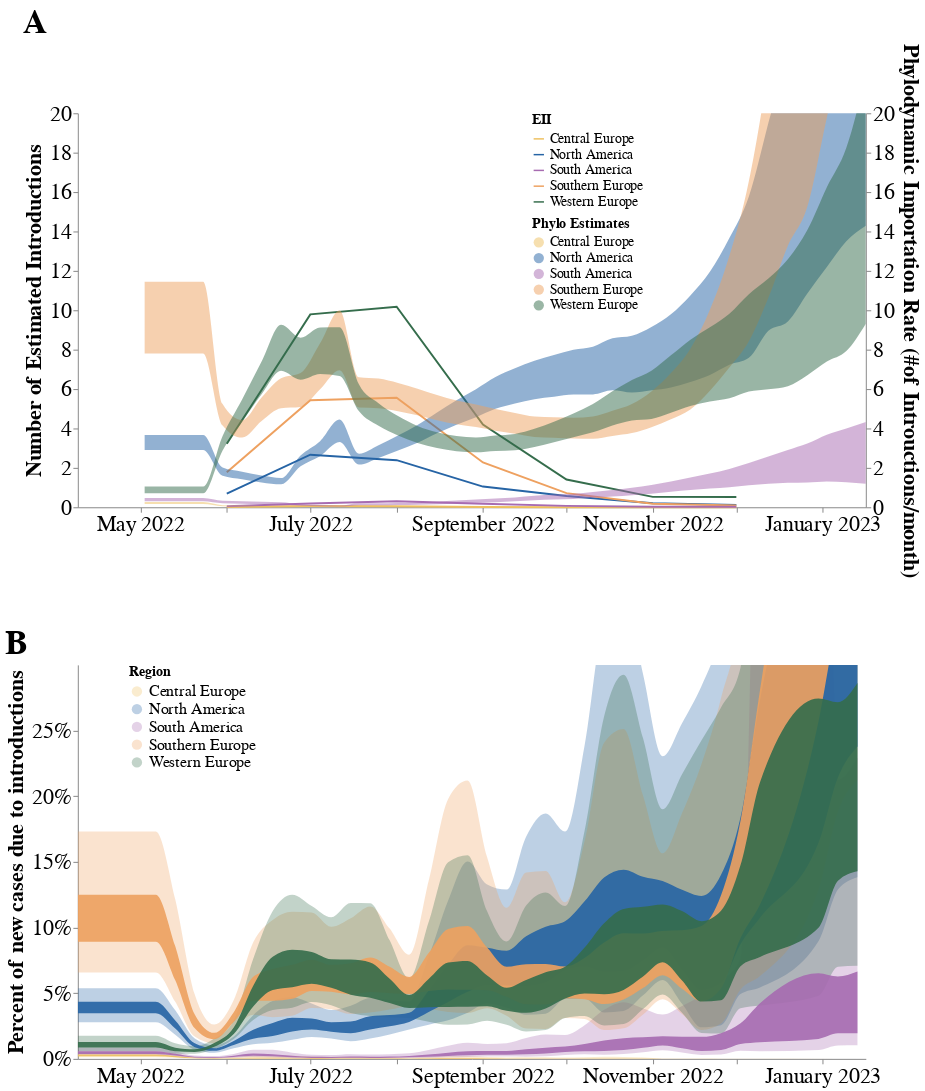

Notebook code cell kept with this figure:
### Code cell
#creating a joint figure for manuscript!
# Add labels to each chart
intro_plot = intro_plot.properties(title='A')
percent_plot = percent_plot.properties(title='B')

combined_plot = alt.vconcat(intro_plot, percent_plot,  spacing=50).resolve_scale(x='shared', color ='independent')


combined_plot.configure_view(
    strokeWidth=0
).configure_title(
    anchor='start', fontSize= 35
).configure_axis(
    labelFontSize=22,
    titleFontSize=22
).configure_legend(
     labelFontSize=22,
    titleFontSize=22
)

### Figure 1 — Vega-Lite specification as saved in the notebook (floating-point values rounded to 4 significant figures; data arrays with more than 128 entries replaced by an {"elided": "..."} marker saying what was removed)
{"config": {"view": {"continuousWidth": 400, "continuousHeight": 300, "strokeWidth": 0}, "axis": {"labelFontSize": 22, "titleFontSize": 22}, "legend": {"labelFontSize": 22, "titleFontSize": 22}, "title": {"anchor": "start", "fontSize": 35}}, "vconcat": [{"layer": [{"data": {"name": "data-ba1194f6229275cccbc653e8e380c6e3"}, "mark": "line", "encoding": {"color": {"field": "place", "legend": {"labelFontSize": 14, "offset": -395, "orient": "right", "symbolSize": 110, "titleFontSize": 14}, "scale": {"range": ["#EEC060", "#2664A5", "#A76BB1", "#EEA160", "#356D4C"]}, "title": "EII", "type": "nominal"}, "x": {"axis": {"format": "%B %Y", "grid": false, "title": null}, "field": "year-month", "type": "temporal"}, "y": {"axis": {"grid": false}, "field": "import_risk", "scale": {"domain": [0.0, 20]}, "title": "Number of Estimated Introductions", "type": "quantitative"}}, "height": 400, "width": 800}, {"data": {"name": "data-d74caf3448177481fbb1bb8e9291b88e"}, "mark": {"type": "area", "clip": true, "color": "orange", "interpolate": "monotone", "opacity": 0.5}, "encoding": {"color": {"field": "deme", "legend": {"labelFontSize": 14, "offset": -395, "orient": "right", "symbolSize": 110, "titleFontSize": 14}, "scale": {"range": ["#EEC060", "#2664A5", "#A76BB1", "#EEA160", "#356D4C"]}, "title": "Phylo Estimates", "type": "nominal"}, "x": {"axis": {"format": "%B %Y", "grid": false, "tickCount": "month", "title": null}, "field": "date", "type": "temporal"}, "y": {"axis": {"grid": false, "title": "Phylodynamic Importation Rate (#of Introuctions/month)"}, "field": "upper_hpd_log_50", "scale": {"domain": [0.0, 20]}, "type": "quantitative"}, "y2": {"field": "lower_hpd_log_50"}}, "height": 400, "width": 800}], "resolve": {"scale": {"color": "independent", "x": "shared", "y": "independent"}}, "title": "A"}, {"layer": [{"mark": {"type": "area", "clip": true, "interpolate": "monotone", "opacity": 0.3}, "encoding": {"color": {"field": "deme_x", "type": "nominal"}, "x": {"axis": {"grid": false, "title": ""}, "field": "date", "type": "temporal"}, "y": {"axis": {"grid": false}, "field": "lower_hpd_log_95_x", "title": "Percent of new cases due to introductions", "type": "quantitative"}, "y2": {"field": "upper_hpd_log_95_x"}}, "height": 400, "transform": [{"filter": "((datum.lower_hpd_log_95_x > 0) && (datum.upper_hpd_log_95_x < 0.9))"}], "width": 800}, {"mark": {"type": "area", "clip": true, "interpolate": "monotone", "opacity": 0.9}, "encoding": {"color": {"field": "deme_x", "legend": {"labelFontSize": 16, "offset": -255, "orient": "left", "symbolSize": 110, "titleFontSize": 14}, "scale": {"range": ["#EEC060", "#2664A5", "#A76BB1", "#EEA160", "#356D4C"]}, "title": "Region", "type": "nominal"}, "x": {"axis": {"format": "%B %Y", "grid": false, "tickCount": "month", "title": ""}, "field": "date", "type": "temporal"}, "y": {"axis": {"format": "%", "grid": false, "title": "", "values": [0.0, 0.05, 0.1, 0.15, 0.2, 0.25]}, "field": "lower_hpd_log_50_x", "scale": {"domain": [0.0, 0.3]}, "title": "Percent of new cases due to introductions", "type": "quantitative"}, "y2": {"field": "upper_hpd_log_50_x"}}, "height": 300, "transform": [{"filter": "(((datum.lower_hpd_log_50_x > 0) && (datum.upper_hpd_log_50_x < 1)) && (datum.upper_hpd_log_95_x < 0.9))"}], "width": 1000}], "data": {"name": "data-9704a86215adcd838842ffdad218f3e7"}, "title": "B"}], "resolve": {"scale": {"color": "independent", "x": "shared"}}, "spacing": 50, "$schema": "https://vega.github.io/schema/vega-lite/v4.17.0.json", "datasets": {"data-ba1194f6229275cccbc653e8e380c6e3": [{"Unnamed: 0": 10, "index": "North America.2022-06", "place": "North America", "year-month": "2022-06-01", "import_risk": 0.6891}, {"Unnamed: 0": 11, "index": "Southern Europe.2022-06", "place": "Southern Europe", "year-month": "2022-06-01", "import_risk": 1.774}, {"Unnamed: 0": 12, "index": "Western Europe.2022-06", "place": "Western Europe", "year-month": "2022-06-01", "import_risk": 3.226}, {"Unnamed: 0": 13, "index": "Central Europe.2022-06", "place": "Central Europe", "year-month": "2022-06-01", "import_risk": 0.01773}, {"Unnamed: 0": 14, "index": "South America.2022-06", "place": "South America", "year-month": "2022-06-01", "import_risk": 0.05176}, {"Unnamed: 0": 15, "index": "North America.2022-07", "place": "North America", "year-month": "2022-07-01", "import_risk": 2.67}, {"Unnamed: 0": 16, "index": "Southern Europe.2022-07", "place": "Southern Europe", "year-month": "2022-07-01", "import_risk": 5.432}, {"Unnamed: 0": 17, "index": "Western Europe.2022-07", "place": "Western Europe", "year-month": "2022-07-01", "import_risk": 9.791}, {"Unnamed: 0": 18, "index": "Central Europe.2022-07", "place": "Central Europe", "year-month": "2022-07-01", "import_risk": 0.06005}, {"Unnamed: 0": 19, "index": "South America.2022-07", "place": "South America", "year-month": "2022-07-01", "import_risk": 0.1969}, {"Unnamed: 0": 20, "index": "North America.2022-08", "place": "North America", "year-month": "2022-08-01", "import_risk": 2.392}, {"Unnamed: 0": 21, "index": "Southern Europe.2022-08", "place": "Southern Europe", "year-month": "2022-08-01", "import_risk": 5.558}, {"Unnamed: 0": 22, "index": "Western Europe.2022-08", "place": "Western Europe", "year-month": "2022-08-01", "import_risk": 10.18}, {"Unnamed: 0": 23, "index": "Central Europe.2022-08", "place": "Central Europe", "year-month": "2022-08-01", "import_risk": 0.05487}, {"Unnamed: 0": 24, "index": "South America.2022-08", "place": "South America", "year-month": "2022-08-01", "import_risk": 0.3035}, {"Unnamed: 0": 25, "index": "North America.2022-09", "place": "North America", "year-month": "2022-09-01", "import_risk": 1.05}, {"Unnamed: 0": 26, "index": "Southern Europe.2022-09", "place": "Southern Europe", "year-month": "2022-09-01", "import_risk": 2.276}, {"Unnamed: 0": 27, "index": "Western Europe.2022-09", "place": "Western Europe", "year-month": "2022-09-01", "import_risk": 4.2}, {"Unnamed: 0": 28, "index": "Central Europe.2022-09", "place": "Central Europe", "year-month": "2022-09-01", "import_risk": 0.01873}, {"Unnamed: 0": 29, "index": "South America.2022-09", "place": "South America", "year-month": "2022-09-01", "import_risk": 0.1761}, {"Unnamed: 0": 30, "index": "North America.2022-10", "place": "North America", "year-month": "2022-10-01", "import_risk": 0.5693}, {"Unnamed: 0": 31, "index": "Southern Europe.2022-10", "place": "Southern Europe", "year-month": "2022-10-01", "import_risk": 0.7186}, {"Unnamed: 0": 32, "index": "Western Europe.2022-10", "place": "Western Europe", "year-month": "2022-10-01", "import_risk": 1.411}, {"Unnamed: 0": 33, "index": "Central Europe.2022-10", "place": "Central Europe", "year-month": "2022-10-01", "import_risk": 0.00483}, {"Unnamed: 0": 34, "index": "South America.2022-10", "place": "South America", "year-month": "2022-10-01", "import_risk": 0.07164}, {"Unnamed: 0": 35, "index": "North America.2022-11", "place": "North America", "year-month": "2022-11-01", "import_risk": 0.2074}, {"Unnamed: 0": 36, "index": "Southern Europe.2022-11", "place": "Southern Europe", "year-month": "2022-11-01", "import_risk": 0.1813}, {"Unnamed: 0": 37, "index": "Western Europe.2022-11", "place": "Western Europe", "year-month": "2022-11-01", "import_risk": 0.5279}, {"Unnamed: 0": 38, "index": "Central Europe.2022-11", "place": "Central Europe", "year-month": "2022-11-01", "import_risk": 0.001494}, {"Unnamed: 0": 39, "index": "South America.2022-11", "place": "South America", "year-month": "2022-11-01", "import_risk": 0.02972}, {"Unnamed: 0": 40, "index": "North America.2022-12", "place": "North America", "year-month": "2022-12-01", "import_risk": 0.1221}, {"Unnamed: 0": 41, "index": "Southern Europe.2022-12", "place": "Southern Europe", "year-month": "2022-12-01", "import_risk": 0.09391}, {"Unnamed: 0": 42, "index": "Western Europe.2022-12", "place": "Western Europe", "year-month": "2022-12-01", "import_risk": 0.5237}, {"Unnamed: 0": 43, "index": "Central Europe.2022-12", "place": "Central Europe", "year-month": "2022-12-01", "import_risk": 0.001212}, {"Unnamed: 0": 44, "index": "South America.2022-12", "place": "South America", "year-month": "2022-12-01", "import_risk": 0.02633}], "data-d74caf3448177481fbb1bb8e9291b88e": {"elided": "190 records"}, "data-9704a86215adcd838842ffdad218f3e7": {"elided": "205 records"}}}
